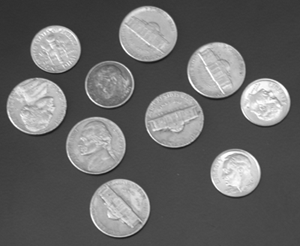
#> input picture Lab9_TestImages/coins.bmp, 300 x 246 px, found by its file name
$ python Lab9_ch1.py
#> lines starting #> are read from the running program, lines starting #| are printed output that depends on the picture; after the words box and inside, x2 and y2 are one past the last pixel; in counts of white or black regions, pixels touching at a corner belong together
#!/usr/bin/env python3
# -*- coding: utf-8 -*-
"""
Created on Thu Dec  4 15:06:05 2025

@author: gluppler
"""
import numpy as np
import cv2
from matplotlib import pyplot as pt

img = cv2.imread(r"/Users/gluppler/Downloads/School/test/Lab9_TestImages/coins.bmp",0)
#> img is the input picture: shape (246, 300); min 23, max 255, mean 103
cv2.imshow("Coins", img)
cv2.waitKey()

hist = cv2.calcHist([img], [0], None, [256], [0, 255])
#> hist = 256 values, max 4264 at index 73, min 0 at index 0, mean 288

pt.figure()
pt.xlabel("Bins")
pt.ylabel("Number of Pixels")

pt.plot(hist)
pt.xlim([0, 256])

pt.show()
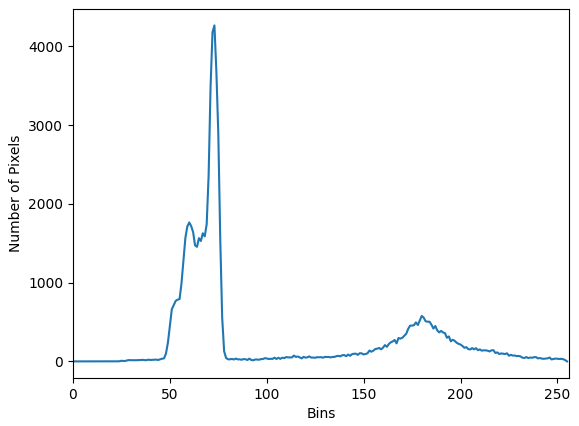
#> figure drawn by matplotlib, 1 panel; curve peaks at x = 73, y = 4264

[nrow, ncol] = img.shape
#> nrow = 246; ncol = 300
bi_img = np.zeros((nrow, ncol), dtype=np.uint8)

threshold = 100
for x in range(0, nrow):
    for y in range(0, ncol):
        if img[x,y] >= threshold:
            bi_img[x,y] = 0
        else:
            bi_img[x,y] = 1
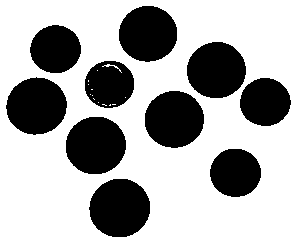
#> bi_img: shape (246, 300); values 0 (black) and 1 (white), 68.1% white; 10 black regions, largest, box (x1, y1, x2, y2) and area: (89, 179, 150, 237) 2796, (66, 117, 126, 174) 2726, (6, 77, 67, 135) 2698

sE = cv2.getStructuringElement(cv2.MORPH_RECT,(3,3))
sE = sE.astype(np.uint8)

opening_output = cv2.morphologyEx(bi_img,cv2.MORPH_OPEN,sE)

pt.figure()

pt.subplot(1,3,1)
pt.imshow(img, cmap="gray")
pt.title("Original Image")
pt.axis("off")

pt.subplot(1,3,2)
pt.imshow(bi_img, cmap="gray")
pt.title("Binary Image")
pt.axis("off")

pt.subplot(1,3,3)
pt.imshow(opening_output, cmap="gray")
pt.title("Repaired Image")
pt.axis("off")

pt.show()
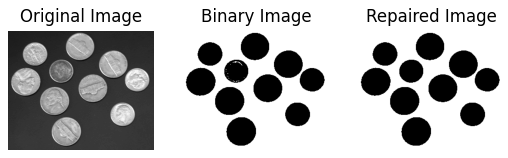
#> figure drawn by matplotlib, 3 panels
